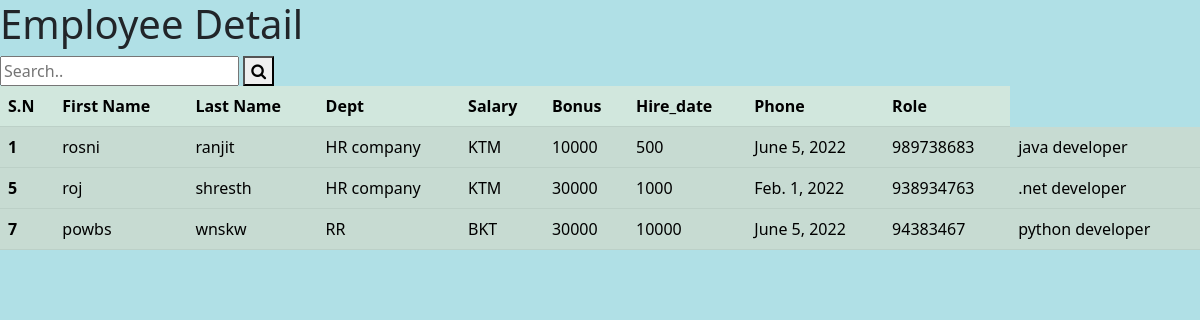
Before: /office_emp/search_emp/ with the older database file.
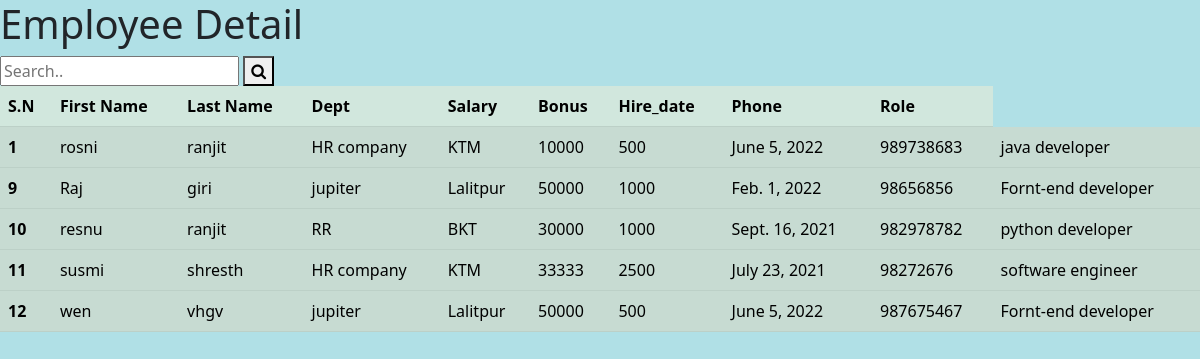
After: the same page with the newer database file.
### office_emp/models.py (models this page shows, shortened)
class Employee(models.Model):
    first_name = models.CharField(max_length=50)
    last_name = models.CharField(max_length=50)
    dept = models.ForeignKey(Department, on_delete=models.CASCADE)
    salary = models.IntegerField()
    bonus = models.IntegerField()
    hire_date = models.DateField()
    phone = models.CharField(max_length=10)
    role = models.ForeignKey(Role, on_delete=models.CASCADE)

class Department(models.Model):
    name =  models.CharField(max_length=50)
    location = models.CharField(max_length = 100)

class Role(models.Model):
    name = models.CharField(max_length=50)

### office_emp/views.py (the view)
# urls.py: path('search_emp/',search_emp, name = 'search_emp'),
def search_emp(request):
    search_id = request.GET.get("search", None) #function
    print(search_id)
    if  search_id != None:
        emps = Employee.objects.filter(Q(first_name__icontains= search_id ) | Q(last_name__icontains= search_id))
        return render(request, 'search_emp.html',{'emps': emps},)
    else :
        emps = Employee.objects.all()
        context ={
            'emps' : emps
        }
        return render(request, 'search_emp.html',context)

### office_emp/templates/search_emp.html (shortened to what this page needs)
<!doctype html>
<html lang="en">
  <head>
    <h1>Employee Detail</h1>
    <link href="https://cdn.jsdelivr.net/npm/bootstrap@5.2.0-beta1/dist/css/bootstrap.min.css" rel="stylesheet">
    <link rel="stylesheet" href="https://cdnjs.cloudflare.com/ajax/libs/font-awesome/4.7.0/css/font-awesome.min.css">
  </head>
  <body style="background-color:powderblue;">
    <form class="example" action="" method = "get">
      <input type="text" placeholder="Search.." name="search">
      <button type="submit"><i class="fa fa-search"></i></button>
    </form>
    <table class="table table-success table-striped">
      <thead>
        <tr>
          <th scope="col">S.N</th>
          <th scope="col">First Name</th>
          <th scope="col">Last Name</th>
          <th scope="col">Dept</th>
          <th scope="col">Salary</th>
          <th scope="col">Bonus</th>
          <th scope="col">Hire_date</th>
          <th scope="col">Phone</th>
          <th scope="col">Role</th>
        </tr>
      </thead>
            {% for i in emps %}
      <tbody>
        <tr>
          <th scope="row">{{i.id}}</th>
          <td>{{i.first_name}}</td>
          <td>{{i.last_name}}</td>
          <td>{{i.dept.name}}</td>
          <td>{{i.dept.location}}</td>
          <td>{{i.salary}}</td>
          <td>{{i.bonus}}</td>
          <td>{{i.hire_date}}</td>
          <td>{{i.phone}}</td>
          <td>{{i.role.name}}</td>
        </tr>
      </tbody>
             {% endfor %}
    </table>
  </body>
</html>

Changed rows visible on the page:
removed Employee: id "5", first_name "roj", last_name "shresth", dept.name "HR company", dept.location "KTM", salary "30000", bonus "1000", hire_date "Feb. 1, 2022", phone "938934763", role.name ".net developer"
removed Employee: id "7", first_name "powbs", last_name "wnskw", dept.name "RR", dept.location "BKT", salary "30000", bonus "10000", hire_date "June 5, 2022", phone "94383467", role.name "python developer"
added Employee: id "9", first_name "Raj", last_name "giri", dept.name "jupiter", dept.location "Lalitpur", salary "50000", bonus "1000", hire_date "Feb. 1, 2022", phone "98656856", role.name "Fornt-end developer"
added Employee: id "10", first_name "resnu", last_name "ranjit", dept.name "RR", dept.location "BKT", salary "30000", bonus "1000", hire_date "Sept. 16, 2021", phone "982978782", role.name "python developer"
added Employee: id "11", first_name "susmi", last_name "shresth", dept.name "HR company", dept.location "KTM", salary "33333", bonus "2500", hire_date "July 23, 2021", phone "98272676", role.name "software engineer"
added Employee: id "12", first_name "wen", last_name "vhgv", dept.name "jupiter", dept.location "Lalitpur", salary "50000", bonus "500", hire_date "June 5, 2022", phone "987675467", role.name "Fornt-end developer"
